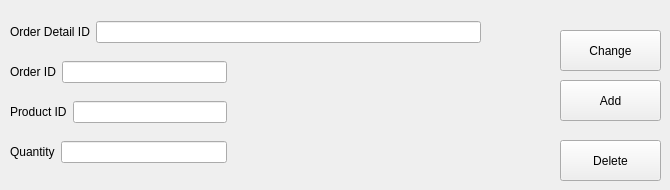
    <widget class="QWidget" name="tab_5">
     <attribute name="title">
      <string>Order Details</string>
     </attribute>
     <widget class="QWidget" name="layoutWidget_23">
      <property name="geometry">
       <rect>
        <x>10</x>
        <y>140</y>
        <width>217</width>
        <height>24</height>
       </rect>
      </property>
      <layout class="QHBoxLayout" name="horizontalLayout_24">
       <item>
        <widget class="QLabel" name="label_24">
         <property name="text">
          <string>Quantity</string>
         </property>
        </widget>
       </item>
       <item>
        <widget class="QLineEdit" name="CustomerID_20"/>
       </item>
      </layout>
     </widget>
     <widget class="QWidget" name="layoutWidget_26">
      <property name="geometry">
       <rect>
        <x>10</x>
        <y>60</y>
        <width>217</width>
        <height>24</height>
       </rect>
      </property>
      <layout class="QHBoxLayout" name="horizontalLayout_27">
       <item>
        <widget class="QLabel" name="label_27">
         <property name="text">
          <string>&lt;html&gt;&lt;head/&gt;&lt;body&gt;&lt;p&gt;Order ID&lt;/p&gt;&lt;/body&gt;&lt;/html&gt;</string>
         </property>
        </widget>
       </item>
       <item>
        <widget class="QLineEdit" name="CustomerID_23"/>
       </item>
      </layout>
     </widget>
     <widget class="QWidget" name="layoutWidget_27">
      <property name="geometry">
       <rect>
        <x>10</x>
        <y>20</y>
        <width>471</width>
        <height>24</height>
       </rect>
      </property>
      <layout class="QHBoxLayout" name="horizontalLayout_28">
       <item>
        <widget class="QLabel" name="label_28">
         <property name="text">
          <string>Order Detail ID</string>
         </property>
        </widget>
       </item>
       <item>
        <widget class="QLineEdit" name="CustomerID_24"/>
       </item>
      </layout>
     </widget>
     <widget class="QWidget" name="layoutWidget_28">
      <property name="geometry">
       <rect>
        <x>10</x>
        <y>100</y>
        <width>217</width>
        <height>24</height>
       </rect>
      </property>
      <layout class="QHBoxLayout" name="horizontalLayout_29">
       <item>
        <widget class="QLabel" name="label_29">
         <property name="text">
          <string>Product ID</string>
         </property>
        </widget>
       </item>
       <item>
        <widget class="QLineEdit" name="CustomerID_25"/>
       </item>
      </layout>
     </widget>
     <widget class="QPushButton" name="Delete_4">
      <property name="geometry">
       <rect>
        <x>560</x>
        <y>140</y>
        <width>101</width>
        <height>41</height>
       </rect>
      </property>
      <property name="text">
       <string>Delete</string>
      </property>
     </widget>
     <widget class="QPushButton" name="Add_4">
      <property name="geometry">
       <rect>
        <x>560</x>
        <y>80</y>
        <width>101</width>
        <height>41</height>
       </rect>
      </property>
      <property name="text">
       <string>Add</string>
      </property>
     </widget>
     <widget class="QPushButton" name="Change_4">
      <property name="geometry">
       <rect>
        <x>560</x>
        <y>30</y>
        <width>101</width>
        <height>41</height>
       </rect>
      </property>
      <property name="text">
       <string>Change</string>
      </property>
     </widget>
    </widget>
